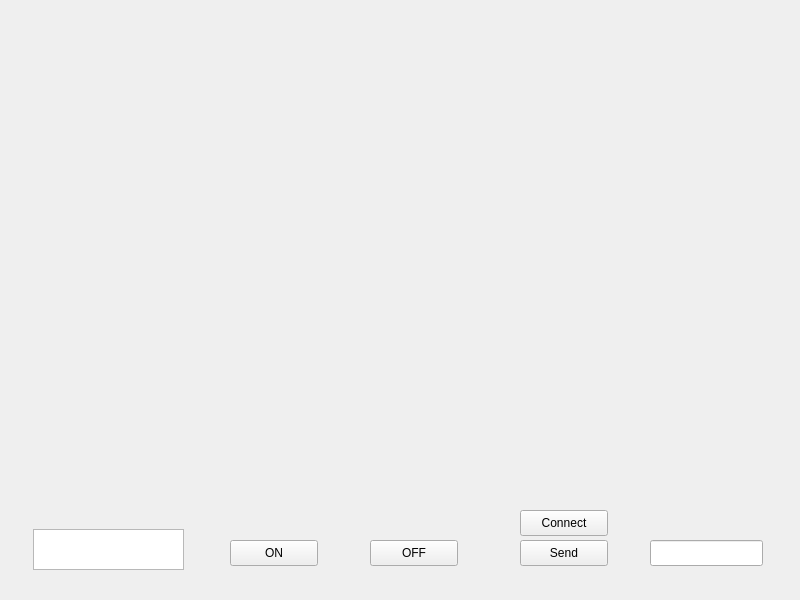
<?xml version="1.0" encoding="UTF-8"?>
<ui version="4.0">
 <class>Widget</class>
 <widget class="QWidget" name="Widget">
  <property name="geometry">
   <rect>
    <x>0</x>
    <y>0</y>
    <width>800</width>
    <height>600</height>
   </rect>
  </property>
  <property name="windowTitle">
   <string>Widget</string>
  </property>
  <widget class="QPushButton" name="Bt_video_on_off">
   <property name="geometry">
    <rect>
     <x>230</x>
     <y>540</y>
     <width>88</width>
     <height>26</height>
    </rect>
   </property>
   <property name="text">
    <string>ON</string>
   </property>
  </widget>
  <widget class="QPushButton" name="Bt_video_off">
   <property name="geometry">
    <rect>
     <x>370</x>
     <y>540</y>
     <width>88</width>
     <height>26</height>
    </rect>
   </property>
   <property name="text">
    <string>OFF</string>
   </property>
  </widget>
  <widget class="QWidget" name="videoContainer" native="true">
   <property name="geometry">
    <rect>
     <x>70</x>
     <y>10</y>
     <width>640</width>
     <height>480</height>
    </rect>
   </property>
  </widget>
  <widget class="QTextEdit" name="Text_tcp_recv_text">
   <property name="geometry">
    <rect>
     <x>33</x>
     <y>529</y>
     <width>151</width>
     <height>41</height>
    </rect>
   </property>
  </widget>
  <widget class="QPushButton" name="Bt_tcp_send">
   <property name="geometry">
    <rect>
     <x>520</x>
     <y>540</y>
     <width>88</width>
     <height>26</height>
    </rect>
   </property>
   <property name="text">
    <string>Send</string>
   </property>
  </widget>
  <widget class="QLineEdit" name="lineEdit_tcp_send">
   <property name="geometry">
    <rect>
     <x>650</x>
     <y>540</y>
     <width>113</width>
     <height>26</height>
    </rect>
   </property>
  </widget>
  <widget class="QPushButton" name="Bt_tcp_connect">
   <property name="geometry">
    <rect>
     <x>520</x>
     <y>510</y>
     <width>88</width>
     <height>26</height>
    </rect>
   </property>
   <property name="text">
    <string>Connect</string>
   </property>
  </widget>
 </widget>
 <resources/>
 <connections/>
</ui>
